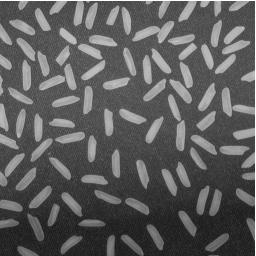
//> input picture img/rice.bmp, 256 x 256 px
$ ./Assignment_6th_2   (built with g++ and OpenCV 4)
//> lines starting //> are read from the running program, lines starting //| are printed output that depends on the picture; after the words box and inside, x2 and y2 are one past the last pixel; in counts of white or black regions, pixels touching at a corner belong together
#include <opencv2/opencv.hpp>
#include <iostream>

using namespace std;
using namespace cv;

int main()
{
	Mat src = imread("/root/computer_vision/img/rice.bmp", IMREAD_GRAYSCALE);
//> src is the input picture: 256 rows x 256 cols, CV_8UC1; min 27, max 255, mean 92.7
	Mat img, bin1, bin2, bin3;

	Mat src2 = imread("/root/computer_vision/img/book2.png", IMREAD_GRAYSCALE);
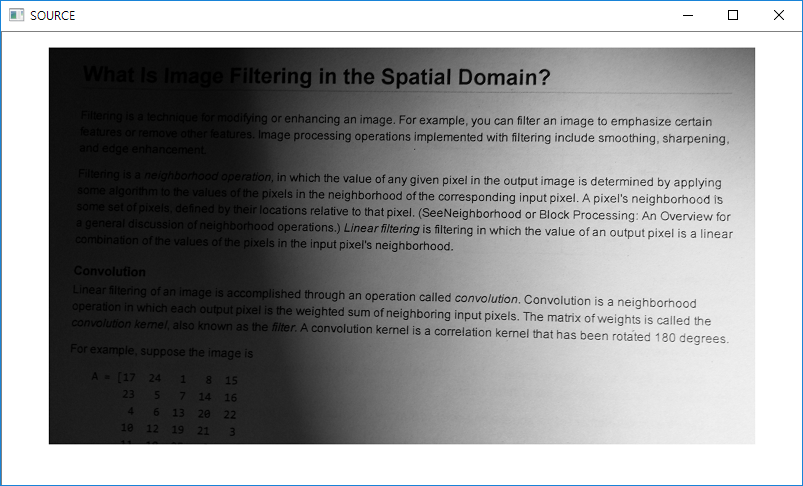
//> input picture img/book2.png, 803 x 486 px
//> src2: 486 rows x 803 cols, CV_8UC1; min 0, max 255, mean 149.1
	Mat img2, bin4, bin5, bin6;

	if (src.empty()) {
		cerr << "❌ Error: src (rice.bmp) not loaded!" << endl;
		return -1;
	}
	if (src2.empty()) {
		cerr << "❌ Error: src2 (book2.png) not loaded!" << endl;
		return -1;
	}

	medianBlur(src, img, 5);

	threshold(img, bin1, 127, 255, THRESH_BINARY);
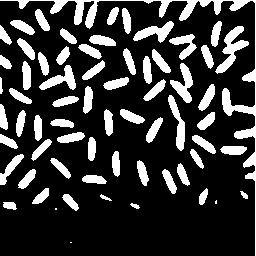
//> bin1: 256 rows x 256 cols, CV_8UC1; 21.5% white; 66 white regions (3 under 20 px), largest, box (x1, y1, x2, y2) and area: (0, 0, 256, 256) 2464, (215, 26, 249, 74) 567, (170, 63, 193, 103) 419
	adaptiveThreshold(img, bin2, 255, ADAPTIVE_THRESH_MEAN_C, THRESH_BINARY, 11, 2);
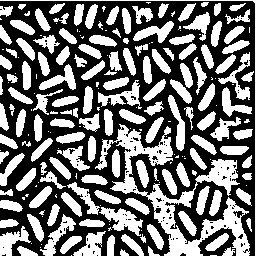
//> bin2: 256 rows x 256 cols, CV_8UC1; 44.6% white; 213 white regions (74 under 20 px), largest, box (x1, y1, x2, y2) and area: (95, 124, 250, 256) 4879, (99, 207, 143, 236) 581, (0, 0, 256, 256) 514
	adaptiveThreshold(img, bin3, 255, ADAPTIVE_THRESH_GAUSSIAN_C, THRESH_BINARY, 11, 2);
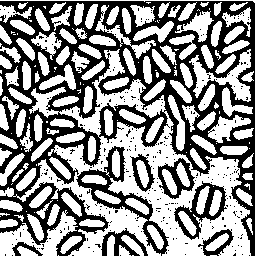
//> bin3: 256 rows x 256 cols, CV_8UC1; 57.1% white; 287 black regions (279 under 20 px), largest, box (x1, y1, x2, y2) and area: (0, 1, 255, 256) 23006, (76, 146, 169, 256) 1630, (174, 181, 227, 240) 937

	medianBlur(src2, img2, 5);
	threshold(img2, bin4, 127, 255, THRESH_BINARY);
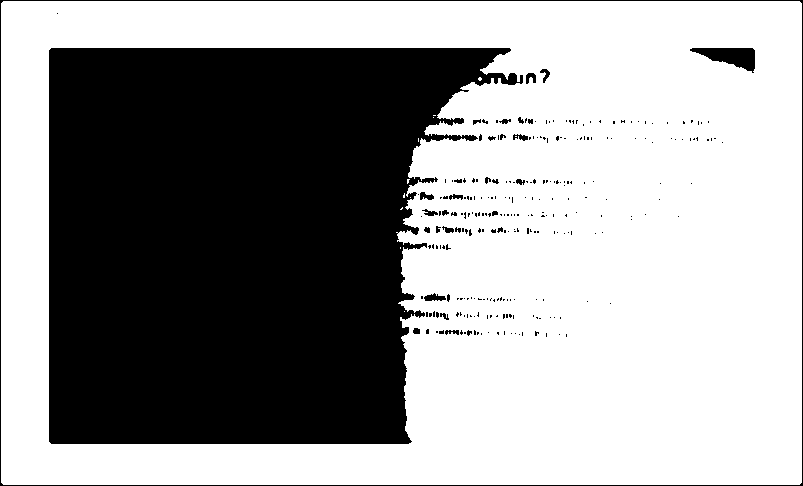
//> bin4: 486 rows x 803 cols, CV_8UC1; 60.8% white; 261 black regions (231 under 20 px), largest, box (x1, y1, x2, y2) and area: (49, 48, 523, 444) 147587, (0, 0, 803, 486) 2586, (690, 48, 755, 73) 896
	adaptiveThreshold(img2, bin5, 255, ADAPTIVE_THRESH_MEAN_C, THRESH_BINARY, 11, 2);
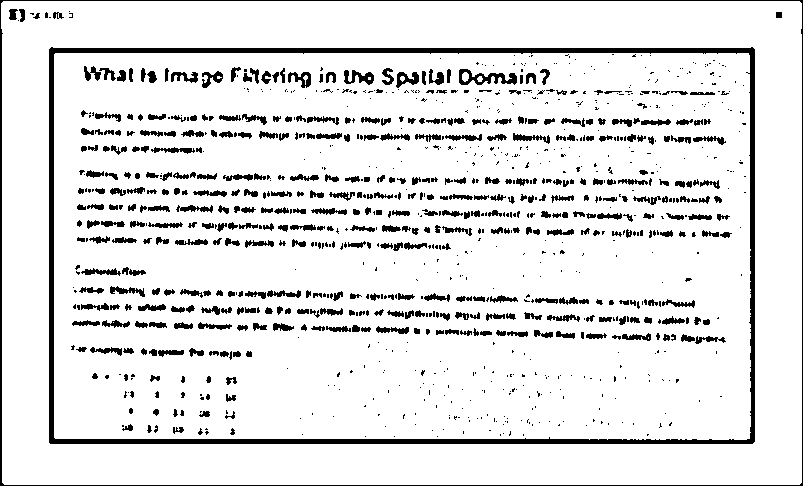
//> bin5: 486 rows x 803 cols, CV_8UC1; 89.4% white; 1030 black regions (608 under 20 px), largest, box (x1, y1, x2, y2) and area: (49, 47, 755, 444) 10771, (0, 0, 803, 486) 3048, (459, 69, 517, 85) 438
	adaptiveThreshold(img2, bin6, 255, ADAPTIVE_THRESH_GAUSSIAN_C, THRESH_BINARY, 11, 2);
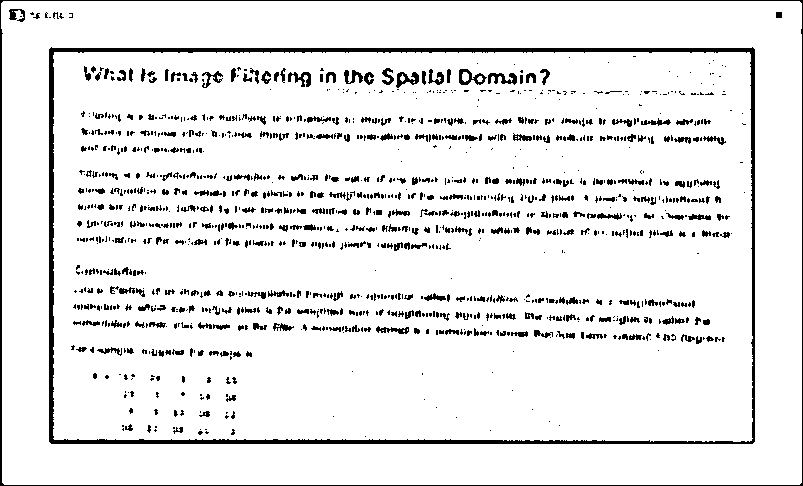
//> bin6: 486 rows x 803 cols, CV_8UC1; 91.6% white; 1224 black regions (830 under 20 px), largest, box (x1, y1, x2, y2) and area: (49, 47, 755, 444) 8667, (0, 0, 803, 486) 3048, (459, 69, 487, 85) 204

	// block size 변경 - 7, 15, 30 (왜 7,5,30인가?)

    // Input arr : , Output arr :, maxValue :, adaptivemethod : threshold algorithm, thresholdType : 이진화 결과값
	// blockSize : 블록 크기, C 보정 상수 : (양수) - 보정 상수 빼기,(음수) - 보정 상수 더하기
	// 질문 사항 : 보정 상수가 양수일 때 빼는 이유

	imshow("rice-Original", src);
	imshow("rice-Global Thresholding", bin1);
	imshow("rice-Adaptive Mean", bin2);
	imshow("rice-Adaptive Gaussian", bin3);
	imshow("book-Original", src2);
	imshow("book-Global Thresholding", bin4);
	imshow("book-Adaptive Mean", bin5);
	imshow("book-Adaptive Gaussian", bin6);
	waitKey();

	return 0;
}
